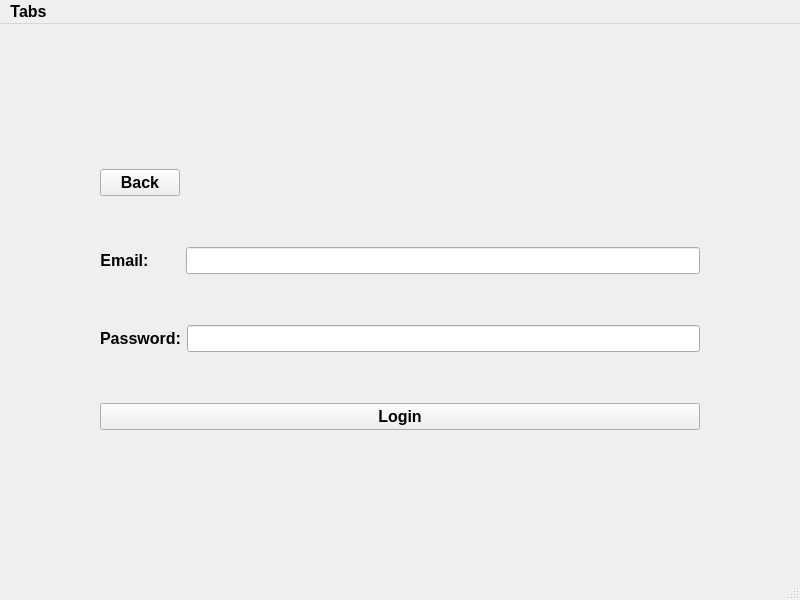
<?xml version="1.0" encoding="UTF-8"?>
<ui version="4.0">
 <class>Login</class>
 <widget class="QMainWindow" name="Login">
  <property name="geometry">
   <rect>
    <x>0</x>
    <y>0</y>
    <width>800</width>
    <height>600</height>
   </rect>
  </property>
  <property name="minimumSize">
   <size>
    <width>800</width>
    <height>600</height>
   </size>
  </property>
  <property name="maximumSize">
   <size>
    <width>800</width>
    <height>600</height>
   </size>
  </property>
  <property name="font">
   <font>
    <pointsize>12</pointsize>
    <bold>true</bold>
   </font>
  </property>
  <property name="windowTitle">
   <string>MainWindow</string>
  </property>
  <widget class="QWidget" name="centralwidget">
   <layout class="QVBoxLayout" name="verticalLayout">
    <property name="leftMargin">
     <number>100</number>
    </property>
    <property name="topMargin">
     <number>100</number>
    </property>
    <property name="rightMargin">
     <number>100</number>
    </property>
    <property name="bottomMargin">
     <number>100</number>
    </property>
    <item alignment="Qt::AlignLeft">
     <widget class="QPushButton" name="backBtn">
      <property name="font">
       <font>
        <pointsize>12</pointsize>
        <bold>true</bold>
       </font>
      </property>
      <property name="text">
       <string>Back</string>
      </property>
     </widget>
    </item>
    <item>
     <layout class="QHBoxLayout" name="horizontalLayout_2">
      <item alignment="Qt::AlignHCenter">
       <widget class="QLabel" name="emailLabel">
        <property name="enabled">
         <bool>true</bool>
        </property>
        <property name="font">
         <font>
          <pointsize>12</pointsize>
          <bold>true</bold>
         </font>
        </property>
        <property name="text">
         <string>Email:       </string>
        </property>
        <property name="alignment">
         <set>Qt::AlignCenter</set>
        </property>
        <property name="wordWrap">
         <bool>false</bool>
        </property>
       </widget>
      </item>
      <item>
       <widget class="QLineEdit" name="emailLineEdit">
        <property name="minimumSize">
         <size>
          <width>300</width>
          <height>0</height>
         </size>
        </property>
        <property name="font">
         <font>
          <pointsize>12</pointsize>
          <bold>true</bold>
         </font>
        </property>
       </widget>
      </item>
     </layout>
    </item>
    <item>
     <layout class="QHBoxLayout" name="horizontalLayout_3">
      <item alignment="Qt::AlignHCenter">
       <widget class="QLabel" name="passwordLabel">
        <property name="font">
         <font>
          <pointsize>12</pointsize>
          <bold>true</bold>
         </font>
        </property>
        <property name="text">
         <string>Password:</string>
        </property>
        <property name="alignment">
         <set>Qt::AlignCenter</set>
        </property>
        <property name="wordWrap">
         <bool>false</bool>
        </property>
       </widget>
      </item>
      <item>
       <widget class="QLineEdit" name="passwordLineEdit">
        <property name="minimumSize">
         <size>
          <width>300</width>
          <height>0</height>
         </size>
        </property>
        <property name="font">
         <font>
          <pointsize>12</pointsize>
          <bold>true</bold>
         </font>
        </property>
        <property name="echoMode">
         <enum>QLineEdit::Password</enum>
        </property>
       </widget>
      </item>
     </layout>
    </item>
    <item>
     <widget class="QPushButton" name="loginBtn">
      <property name="font">
       <font>
        <pointsize>12</pointsize>
        <bold>true</bold>
       </font>
      </property>
      <property name="text">
       <string>Login</string>
      </property>
     </widget>
    </item>
   </layout>
  </widget>
  <widget class="QMenuBar" name="menubar">
   <property name="geometry">
    <rect>
     <x>0</x>
     <y>0</y>
     <width>800</width>
     <height>26</height>
    </rect>
   </property>
   <widget class="QMenu" name="menuTabs">
    <property name="title">
     <string>Tabs</string>
    </property>
    <addaction name="actionRegister"/>
   </widget>
   <addaction name="menuTabs"/>
  </widget>
  <widget class="QStatusBar" name="statusbar"/>
  <action name="actionRegister">
   <property name="text">
    <string>Register</string>
   </property>
  </action>
 </widget>
 <resources/>
 <connections/>
</ui>
